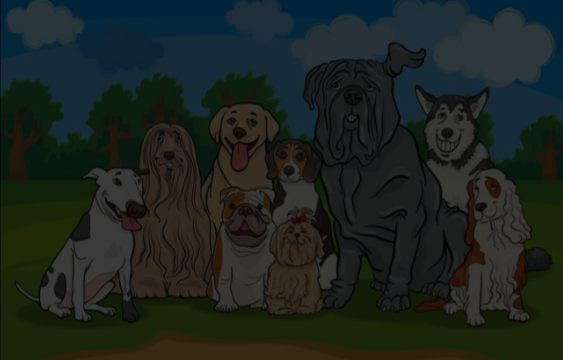
#> input picture F55121046_HAJRIANSAH_B_Tugas 3/AnjingGelap.png, 563 x 360 px
$ python Histogram.py
#> lines starting #> are read from the running program, lines starting #| are printed output that depends on the picture
import cv2
import matplotlib.pyplot as plt
#low Contrast Picture
img_low_contrast = cv2.imread('AnjingGelap.png', 0)
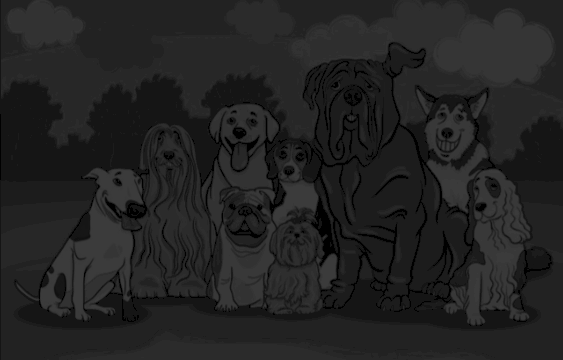
#> img_low_contrast: shape (360, 563); min 0, max 59, mean 34.5
histogram_low = cv2.calcHist ([img_low_contrast], [0], None, [256], [0, 256])
#> histogram_low = 256 values, max 44347 at index 34, min 0 at index 1, mean 791.7
plt.subplot(1, 3, 1)
plt.plot(histogram_low, color='gray')
plt.title("Histogram kontras rendah")
plt.xlabel('Intensitas pixels')
plt.ylabel('jumlah pixels')

#normal Contrast picture
img_normal_contrast = cv2.imread('Anjing.png', 0)
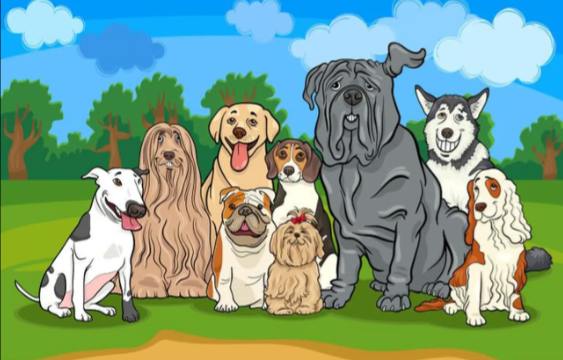
#> input picture F55121046_HAJRIANSAH_B_Tugas 3/Anjing.png, 563 x 360 px
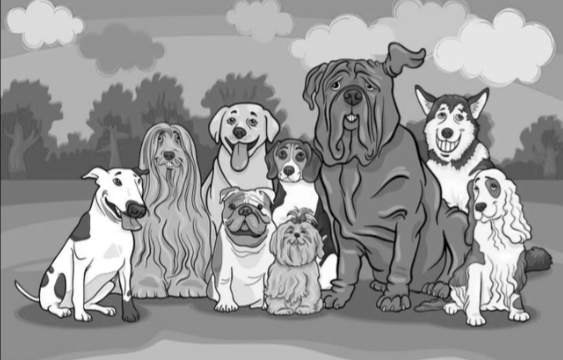
#> img_normal_contrast: shape (360, 563); min 0, max 255, mean 152.1
histogram_normal = cv2.calcHist ([img_normal_contrast], [0], None, [256], [0, 256])
#> histogram_normal = 256 values, max 13990 at index 142, min 0 at index 1, mean 791.7
plt.subplot(1, 3, 2)
plt.plot(histogram_normal, color='gray')
plt.title("Histogram kontras normal")
plt.xlabel('Intensitas pixels')
plt.ylabel('jumlah pixels')

#high Contrast picture
img_high_contrast = cv2.imread('AnjingTerang.png', 0)
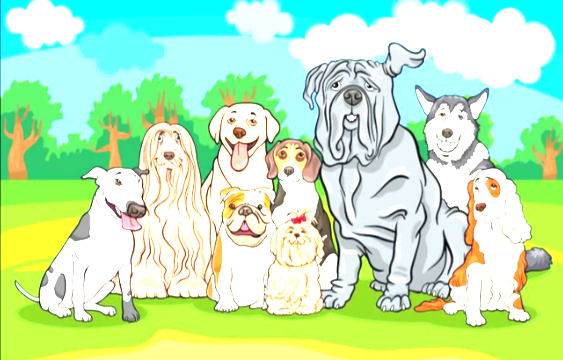
#> input picture F55121046_HAJRIANSAH_B_Tugas 3/AnjingTerang.png, 563 x 360 px
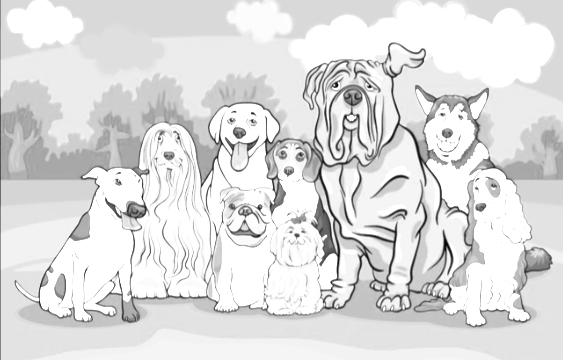
#> img_high_contrast: shape (360, 563); min 0, max 255, mean 222.1
histogram_high = cv2.calcHist ([img_high_contrast], [0], None, [256], [0, 256])
#> histogram_high = 256 values, max 50608 at index 255, min 0 at index 1, mean 791.7
plt.subplot(1, 3, 3)
plt.plot(histogram_high, color='gray')
plt.title("Histogram kontras tinggi")
plt.xlabel('Intensitas pixels')
plt.ylabel('jumlah pixels')

plt.show()
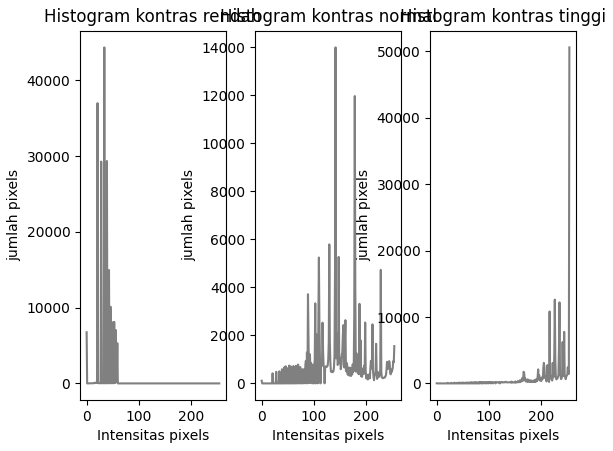
#> figure drawn by matplotlib, 3 panels; panel 1: curve peaks at x = 34, y = 44347; panel 2: curve peaks at x = 142, y = 13990; panel 3: curve peaks at x = 255, y = 50608
